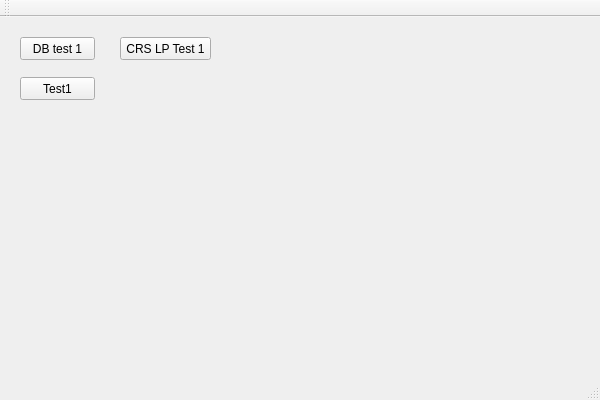
<?xml version="1.0" encoding="UTF-8"?>
<ui version="4.0">
 <class>conv1Class</class>
 <widget class="QMainWindow" name="conv1Class">
  <property name="geometry">
   <rect>
    <x>0</x>
    <y>0</y>
    <width>600</width>
    <height>400</height>
   </rect>
  </property>
  <property name="windowTitle">
   <string>xi CRS Log Preparator</string>
  </property>
  <widget class="QWidget" name="centralWidget">
   <widget class="QPushButton" name="btnDBtest1">
    <property name="geometry">
     <rect>
      <x>20</x>
      <y>20</y>
      <width>75</width>
      <height>23</height>
     </rect>
    </property>
    <property name="text">
     <string>DB test 1</string>
    </property>
   </widget>
   <widget class="QPushButton" name="btnCRSLPtest1">
    <property name="geometry">
     <rect>
      <x>120</x>
      <y>20</y>
      <width>91</width>
      <height>23</height>
     </rect>
    </property>
    <property name="text">
     <string>CRS LP Test 1</string>
    </property>
   </widget>
   <widget class="QPushButton" name="btnTest1">
    <property name="geometry">
     <rect>
      <x>20</x>
      <y>60</y>
      <width>75</width>
      <height>23</height>
     </rect>
    </property>
    <property name="text">
     <string>Test1</string>
    </property>
   </widget>
  </widget>
  <widget class="QMenuBar" name="menuBar">
   <property name="geometry">
    <rect>
     <x>0</x>
     <y>0</y>
     <width>600</width>
     <height>21</height>
    </rect>
   </property>
  </widget>
  <widget class="QToolBar" name="mainToolBar">
   <attribute name="toolBarArea">
    <enum>TopToolBarArea</enum>
   </attribute>
   <attribute name="toolBarBreak">
    <bool>false</bool>
   </attribute>
  </widget>
  <widget class="QStatusBar" name="statusBar"/>
 </widget>
 <layoutdefault spacing="6" margin="11"/>
 <resources>
  <include location="conv1.qrc"/>
 </resources>
 <connections/>
</ui>
